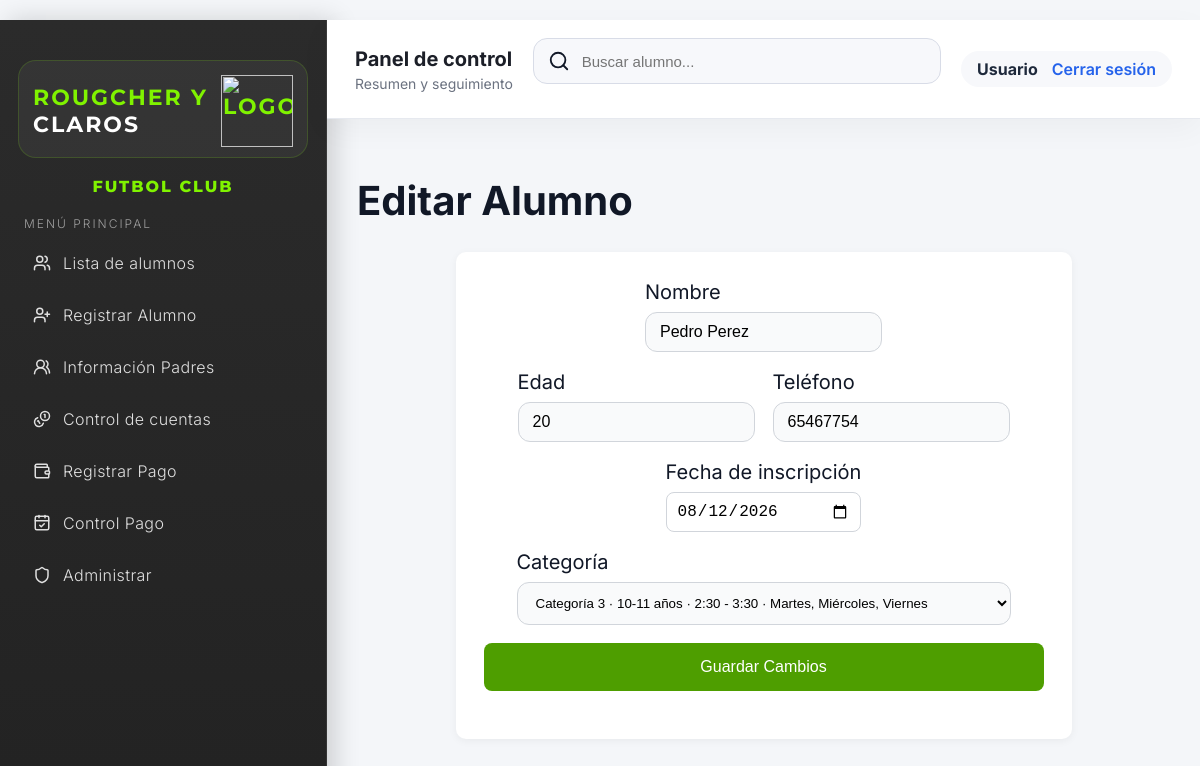
Page /editar_alumno/23 (signed in) on the committed database.
### app/models.py (models this page shows)
class Alumno(db.Model):
    id = db.Column(db.Integer, primary_key=True)  # ID único
    nombre = db.Column(db.String(100))            # Nombre del alumno
    edad = db.Column(db.Integer)                  # Edad
    telefono = db.Column(db.String(20))           # Teléfono
    categoria = db.Column(db.String(100))         # Categoría asignada
    plan = db.Column(db.String(50))               # Plan de inscripción
    monto_inscripcion = db.Column(db.Float)       # Monto exacto del plan especial
    nombre_padre = db.Column(db.String(100))      # Nombre del padre/tutor
    telefono_padre = db.Column(db.String(20))     # Teléfono del padre/tutor
    fecha_inscripcion = db.Column(db.Date)        # Fecha de inscripción
    fecha_vencimiento = db.Column(db.Date)        # Fecha de vencimiento de la mensualidad

### app/routes/alumnos.py (the view)
@alumnos_bp.route('/editar_alumno/<int:id>')
@login_required
def editar_alumno(id):
    alumno = Alumno.query.get(id)
    return render_template('editar_alumno.html', alumno=alumno, categorias=CATEGORIAS)

### templates/editar_alumno.html (shortened to what this page needs)
﻿{% extends 'base.html' %}
{% block content %}
<h1>Editar Alumno</h1>
<div class="card card-registro" style="max-width: 560px; margin: auto;">
    <form action="{{ url_for('alumnos.actualizar_alumno', id=alumno.id) }}" method="POST" class="form-registro">
        <div class="form-group">
            <label for="nombre">Nombre</label>
            <input type="text" id="nombre" name="nombre" value="{{ alumno.nombre }}" required>
        </div>
        <div class="form-row">
            <div class="form-group form-group-half">
                <label for="edad">Edad</label>
                <input type="number" id="edad" name="edad" value="{{ alumno.edad }}" required>
            </div>
            <div class="form-group form-group-half">
                <label for="telefono">Teléfono</label>
                <input type="text" id="telefono" name="telefono" value="{{ alumno.telefono }}" required>
            </div>
        </div>
        <div class="form-group">
            <label for="fecha_inscripcion">Fecha de inscripción</label>
            <input type="date" id="fecha_inscripcion" name="fecha_inscripcion" value="{{ alumno.fecha_inscripcion.strftime('%Y-%m-%d') if alumno.fecha_inscripcion else '' }}" required>
        </div>
        <div class="form-group">
            <label for="categoria">Categoría</label>
            <select id="categoria" name="categoria" required>
                {% for cat in categorias %}
                <option value="{{ cat.nombre }}" {% if alumno.categoria == cat.nombre %}selected{% endif %}>{{ cat.nombre }} · {{ cat.rango }} · {{ cat.horario }} · {{ cat.dias }}</option>
                {% endfor %}
            </select>
        </div>
        <button type="submit" class="btn btn-primary btn-full">Guardar Cambios</button>
    </form>
</div>
{% endblock %}

### static/styles.css (style rules this page uses)
:root { --primary-color-green:#80F300; --secondary-color-black:#3B3B3B; --text-color:#66B032 ; --dark-green: #4E9E00; --light-green: #A3FF33; --sidebar-text-color: #E0E0E0; --color-for-hover: #ADADAD; }
body { margin: 0; font-family: 'Inter', system-ui, -apple-system, 'Segoe UI', Roboto, 'Helvetica Neue', Arial; background-color: #f4f6f9; font-weight: 400; color: #111827; }
.card { background: white; padding: 20px; border-radius: 10px; box-shadow: 0px 2px 8px rgba(0,0,0,0.05); }
.card input { width: 250px; height: 40px; font-size: 16px; font-weight: 400; }
.card form { justify-content: center; align-items: center; display: flex; flex-direction: column; }
.card-registro { background: white; padding: 20px; border-radius: 10px; box-shadow: 0px 2px 8px rgba(0,0,0,0.05); }
.card-registro form { font-size: 20px; }
.card-registro input { border: 1px solid #d1d5db; border-radius: 8px; padding: 12px 10px; font-size: 16px; outline: none; transition: all 0.3s ease; width: 100%; box-sizing: border-box; }
.btn { background: var(--dark-green); color: white; padding: 15px 20px; border-radius: 8px; text-decoration: none; border: none; font-size: 16px; }
.card-registro { padding: 28px; max-width: 700px; margin: auto; }
.form-registro { display: flex; flex-direction: column; gap: 18px; }
.form-group { display: flex; flex-direction: column; gap: 8px; }
.form-row { display: grid; grid-template-columns: repeat(2, minmax(0, 1fr)); gap: 18px; }
.form-group-half { min-width: 0; }
.form-registro input[type="text"], .form-registro input[type="number"], .form-registro select { width: 100%; padding: 12px 14px; border: 1px solid #d1d5db; border-radius: 12px; background: #f9fafb; }
.btn-full { width: 100%; }
.btn-primary { background: var(--dark-green); color: white; }
h1 { font-size: 40px; }

### rows in the picture
Alumno: nombre "Pedro Perez", edad "20", telefono "65467754", fecha_inscripcion "08/12/2026", categoria "Categoría 3 · 10-11 años · 2:30 - 3:30 · Martes, Miércoles, Viernes"
